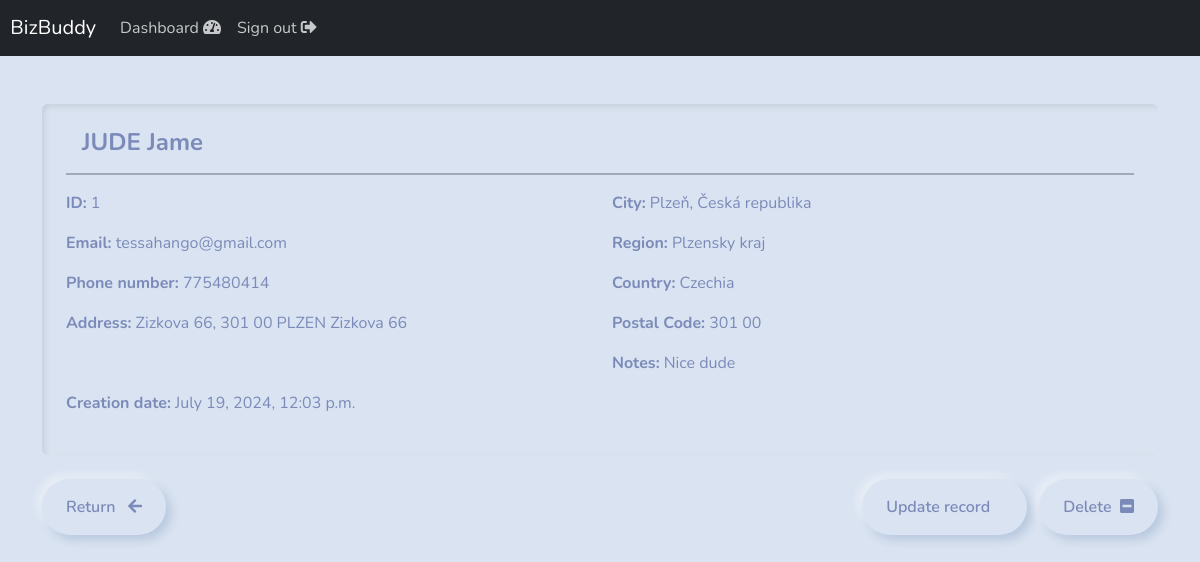
The page /record/1 (signed in) on the database its author committed.
### webapp/models.py (models this page shows, shortened)
class Records(models.Model):
    creation_date = models.DateTimeField(auto_now_add=True)
    first_name = models.CharField(max_length=50)
    last_name = models.CharField(max_length=50)
    email = models.EmailField()
    phone = models.CharField(max_length=20)
    address = models.TextField()
    city = models.CharField(max_length=50)
    region = models.CharField(max_length=50)
    country = models.CharField(max_length=50)
    postal_code = models.CharField(max_length=10, blank=True, null=True)
    notes = models.TextField(blank=True, null=True)
    class Meta:
        verbose_name_plural = "Records"
        ordering = ['-creation_date']

### webapp/views.py (the view)
# urls.py: path('record/<int:pk>', views.view_record, name='record'),
@login_required(login_url='login')
def view_record(request, pk):
    record = get_object_or_404(Records, id=pk)
    context = {'record': record}
    return render(request, 'webapp/view-record.html', context)

### webapp/templates/webapp/view-record.html (shortened to what this page needs)
{% extends 'webapp/base.html' %} {% block content %}
<div class="card mt-4">
  <div class="card-body">
    <div class="d-flex align-items-center mb-3">
      <h4 class="ms-3 mb-0">
        <strong>{{ record.last_name|upper }} {{ record.first_name }}</strong>
      </h4>
    </div>
    <hr style="border: 1px solid #000" />
    <div class="row">
      <div class="col-md-6">
        <p><strong>ID:</strong> {{ record.id }}</p>
        <p><strong>Email:</strong> {{ record.email }}</p>
        <p><strong>Phone number:</strong> {{ record.phone }}</p>
        <p><strong>Address:</strong> {{ record.address }}</p>
      </div>
      <div class="col-md-6">
        <p><strong>City:</strong> {{ record.city }}</p>
        <p><strong>Region:</strong> {{ record.region }}</p>
        <p><strong>Country:</strong> {{ record.country }}</p>
        <p><strong>Postal Code:</strong> {{ record.postal_code }}</p>
        <p><strong>Notes:</strong> {{ record.notes }}</p>
      </div>
    </div>
    <p><strong>Creation date:</strong> {{ record.creation_date }}</p>
  </div>
</div>
<br />
<div class="d-flex justify-content-between">
  <a href="{% url 'dashboard' %}" class="btn btn-secondary">
    Return &nbsp; <i class="fa fa-arrow-left" aria-hidden="true"></i>
  </a>
  <div>
    <a href="{% url 'update-record' record.id %}" class="btn btn-info">
      Update record &nbsp;
    </a>
    <a href="{% url 'delete-record' record.id %}" class="btn btn-danger">
      Delete &nbsp;<i class="fa fa-minus-square" aria-hidden="true"></i>
    </a>
  </div>
</div>
{% endblock %}

### rows shown on the page
Records: last_name "JUDE", first_name "Jame", id "1", email "tessahango@gmail.com", phone "775480414", address "Zizkova 66, 301 00 PLZEN Zizkova 66", city "Plzeň, Česká republika", region "Plzensky kraj", country "Czechia", postal_code "301 00", notes "Nice dude", creation_date "July 19, 2024, 12:03 p.m."
